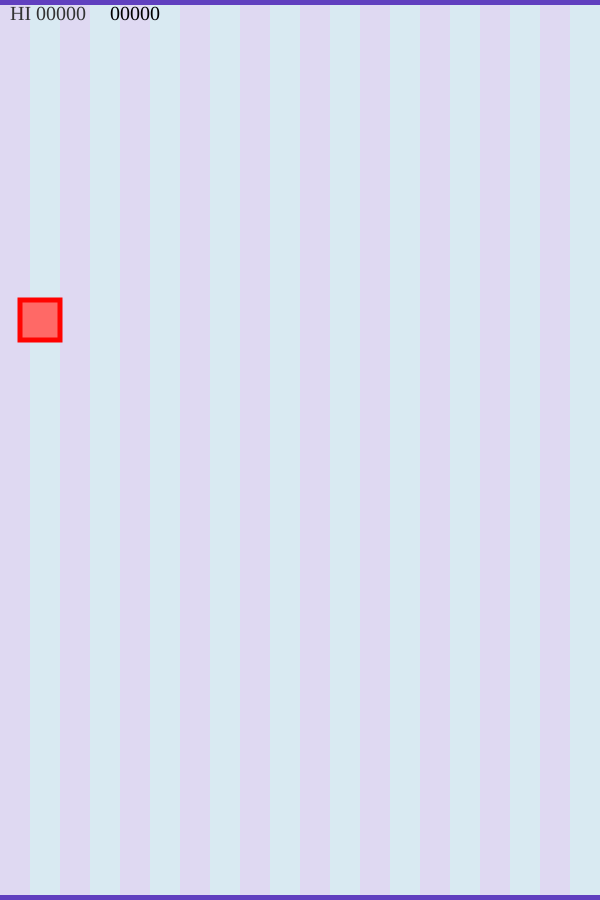
Frame 1 (no input)
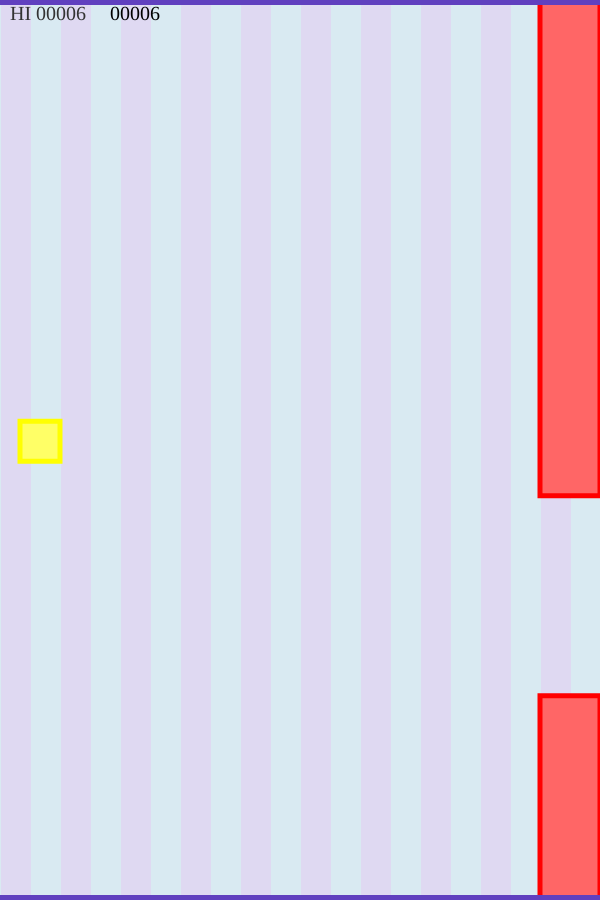
Frame 60 (no input)
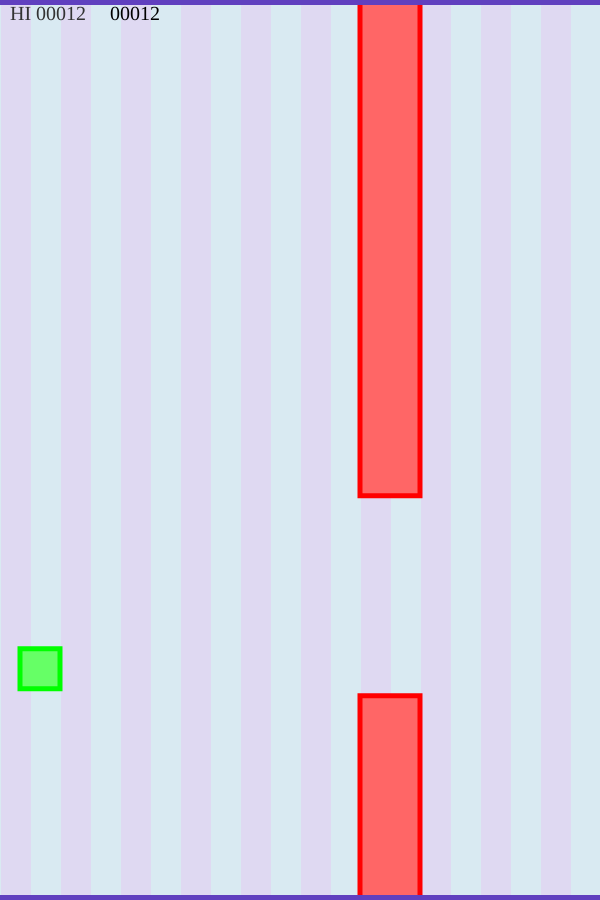
Frame 120 (the mouse pressed at the canvas centre since frame 60)

The p5.js sketch that drew these frames (run headless with seeded random() and noise() and a simulated clock; from frame 60 on, the mouse is pressed at the canvas centre):

// p5.js sketch
// ── sketch.js
/// <reference path="./p5/p5.global-mode.d.ts" />

var score = 0;
var hiscore = 0;
var time = 0;
var hue_val = 0;

const LOADING = 0;
const PLAYING = 1;
const GAMEOVER = 2;
const WAIT_RESTART = 3;
var gamestate = LOADING;

const WIDTH = 600;
const HEIGHT = 900;
const CEILING = 0;
const GROUND = HEIGHT;
var ground_speed = 7;
const START_HEIGHT = 300;

const DINO_SIZE = 40;

const FPS = 60;

const JUMP_VELOCITY = 15;
const GRAVITY = -80/FPS;

var dino;
var obstacles = [];
const NUM_OBSTACLES = 4;

class BoundingBox {
  constructor(x, y, width, height) {
    this.x = x;
    this.y = y;
    this.width = width;
    this.height = height;
    this.intersecting = false;
  }

  get left(){
    return this.x;
  }

  get right() {
    return this.width + this.x;
  }

  get top() {
    return this.y;
  }

  get cX() {
    return this.x + this.width/2;
  }
  get cY() {
    return this.y + this.height/2;
  }


  get bottom() {
    return this.y + this.height;
  }

  set bottom(new_y) {
    this.y = new_y - this.height;
  }

  set left(new_x) {
    this.x = new_x;
  }

  intersects(other){
    // find cases when not overlapping, and invert to get when overlapping.
    let result = !(other.left > this.right
      || other.right < this.left
      || other.top > this.bottom
      || other.bottom < this.top);
    return result;
  }

  check_is_intersecting(other){
    this.intersecting = this.intersects(other);
    console.log(this.intersecting);
  }

  draw(h, f) {
    stroke(h, 100, 50);
    strokeWeight(5);
    fill(h, 100, 70);
    rect(this.x, this.y, this.width, this.height);
  }
}

const BETWEEN_OBSTACLES = WIDTH*.6
const GAP_SIZE = 200;
class Obstacle {
  constructor(next) {
    this.next = next;
    this.generate();
  }
  // generates a location for this obstacle.
  generate() {
    this.boxes = []
    let gap = random(10, HEIGHT-10-GAP_SIZE);
    this.boxes.push(new BoundingBox(BETWEEN_OBSTACLES*this.next, 0, 60, gap));
    this.boxes.push(new BoundingBox(BETWEEN_OBSTACLES*this.next, gap+GAP_SIZE, 60, HEIGHT-GAP_SIZE-gap));
    this.next = NUM_OBSTACLES;
  }

  update() {
    // move the obstacle towards the left of the screen.
    this.boxes[0].left -= ground_speed;
    this.boxes[1].left -= ground_speed;
    // if we go off the screen, we should regenerate the box
    if (this.boxes[0].right < 0) {
      this.generate();
    }
  }

  collides(other) {
    return this.boxes[0].intersects(other) || this.boxes[1].intersects(other)
  }

  draw() {
    this.boxes[0].draw(0);
    this.boxes[1].draw(0);
  }
}

class Dinosaur {
  constructor() {
    this.vy = 0;
    this.box = new BoundingBox(20, START_HEIGHT, DINO_SIZE, DINO_SIZE);
  }

  update() {
    this.box.bottom -= this.vy;
    if (this.box.top < CEILING || this.box.bottom > GROUND) {
      this.vy *= -.9
      this.box.bottom -= this.vy;
    } 
    if (!this.isOnGround()) {
      this.vy += GRAVITY;
    }
    
  } 

  isOnGround() {
    return this.box.bottom == GROUND;
  }

  jump() {
    this.vy = JUMP_VELOCITY;
  }
  
  draw() {
    this.box.draw(hue_val);
  }
}




function start_game() {
  score = 0;
  dino = new Dinosaur();
  obstacles = [];
  for (let i = 0; i < NUM_OBSTACLES; i++) {
    obstacles.push(new Obstacle(i+2));
  }
  gamestate = PLAYING;
  ground_speed = 3;
}

function setup() {
  createCanvas(WIDTH, HEIGHT);  
  colorMode(HSL);
  frameRate(FPS);

  start_game();
}

// Draws the score and high score on the screen.
function draw_score(){
  textFont("Consolas");
  textStyle(NORMAL);
  strokeWeight(0);
  fill(20);
  textSize(20);
  text("HI " + get_score_text(score), 10, 20);
  fill(0);
  text(get_score_text(hiscore), 110, 20);

}

// Converts score integer to text (has zeros behind it)
function get_score_text(score) {
  var score_text = ""
  if (score < 10000){
    score_text += '0';
  }
  if (score < 1000) {
    score_text += '0';
  }
  if (score < 100) {
    score_text += '0';
  }
  if (score < 10) {
    score_text += '0';
  }
  return score_text + score;
}

// Draw gameover screen
function draw_gameover() {
  // Draw darkened rectangle
  strokeWeight(0);
  textFont("Consolas");
  fill(255, 255, 255, 0.4);
  rect(0, 0, width, height);
  // Draw game over text
  fill(10);
  textSize(60);
  text("GAME OVER", 135, 300);
  textSize(30);
  if (gamestate == GAMEOVER) {
    text("Hit spacebar twice to restart.", 60, 350);
  }
  if (gamestate == WAIT_RESTART) {
    text("Hit spacebar to restart.", 100, 350);
  }
}

function draw_ground() {
  fill(255, 50, 50);
  noStroke();
  // Draw both the ground and the ceiling
  rect(0, 0, WIDTH, 5);
  rect(0, HEIGHT-5, WIDTH, 5);
}

function draw_game() {
  dino.draw();
  // Draw the obstacles
  for (const o of obstacles){
    o.draw();
  }

  // draw the ground
  draw_ground();
  
}

const BACKGROUND_WIDTH = 60;
const TRANSP = 0.2;
function draw_background() {
  noStroke();
  background(100)
  
  var offset = time % BACKGROUND_WIDTH;
  for (var i = -offset; i < WIDTH; i += BACKGROUND_WIDTH) {
    fill(255, 50, 50, TRANSP);
    rect(i, 0, BACKGROUND_WIDTH/2, HEIGHT);
    fill(200, 50, 50, TRANSP);
    rect(i+BACKGROUND_WIDTH/2, 0, BACKGROUND_WIDTH/2, HEIGHT);
  }
}

function draw() {
  draw_background();

  if (gamestate == PLAYING) {
    time++;
    hue_val = (hue_val+1) % 300;
    // Calculate the score.
    if (time%10 == 0){
      score++;
      if (score > hiscore){
        hiscore = score;
      }
    }
    update_game();
  }
  draw_game();
  if (gamestate == GAMEOVER || gamestate == WAIT_RESTART) {
    draw_gameover();
  }
  draw_score();
}

function update_game() {
  dino.update();

  for (const o of obstacles){
    o.update();
  }

  // if (dino.box.top > HEIGHT || dino.box.bottom < 0) {
  //   gamestate = GAMEOVER;
  // }

  // check if a box intersects with the dino. 
  for (const o of obstacles) {
    if (o.collides(dino.box)){
      gamestate = GAMEOVER;
    }
    
  }

  if (time % 1000 == 0) {
    ground_speed += 0.5;
  }
}

function keyPressed(){
  // spacebar pressed
  if (keyCode == 32){
    if (gamestate == WAIT_RESTART || gamestate == LOADING) {
      start_game();
    }
    if (gamestate == GAMEOVER){
      gamestate = WAIT_RESTART;
    }
    if (gamestate == PLAYING) {
      if (dino != null)
        dino.jump();
    }
  }
  if (keyCode == LEFT_ARROW) {
    if (gamestate == PLAYING) {
      dino.move_left();
    }
  }
  if (keyCode == RIGHT_ARROW) {
    if (gamestate == PLAYING) {
      dino.move_right();
    }
  }
}
